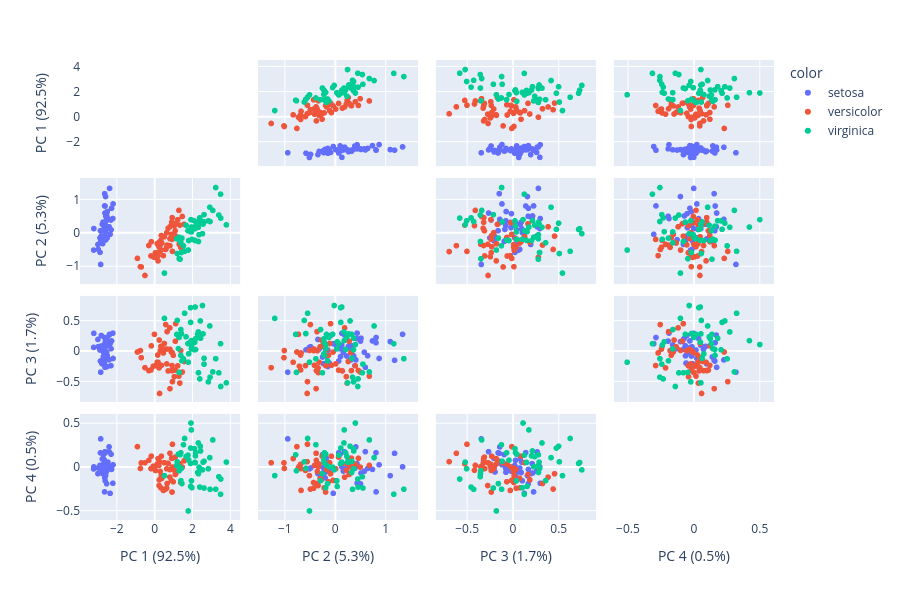

Here is the notebook cell this chart was saved with:
### Code cell
import plotly.express as px
from sklearn.decomposition import PCA

df = px.data.iris()
features = ["sepal_width", "sepal_length", "petal_width", "petal_length"]

pca = PCA()
components = pca.fit_transform(df[features])
labels = {
    str(i): f"PC {i+1} ({var:.1f}%)"
    for i, var in enumerate(pca.explained_variance_ratio_ * 100)
}

fig = px.scatter_matrix(
    components,
    labels=labels,
    dimensions=range(4),
    color=df["species"],
    height=600
)
fig.update_traces(diagonal_visible=False)
fig.show()
